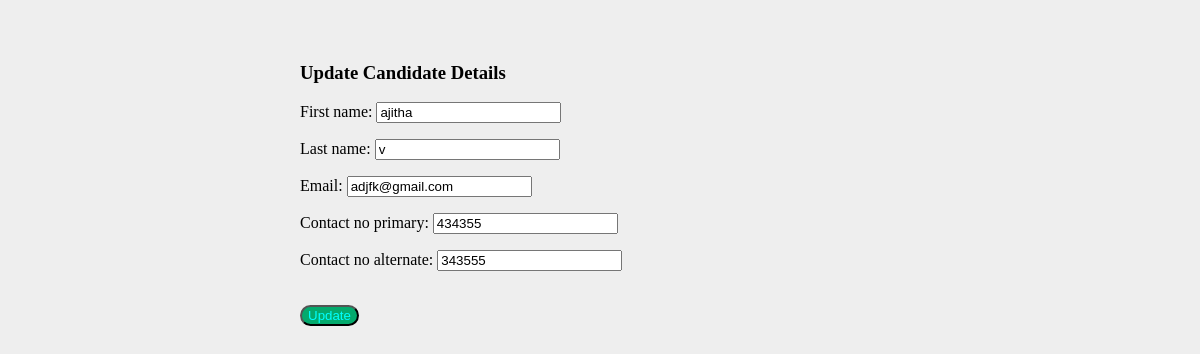
/update/2, run on an earlier commit of the app's database.
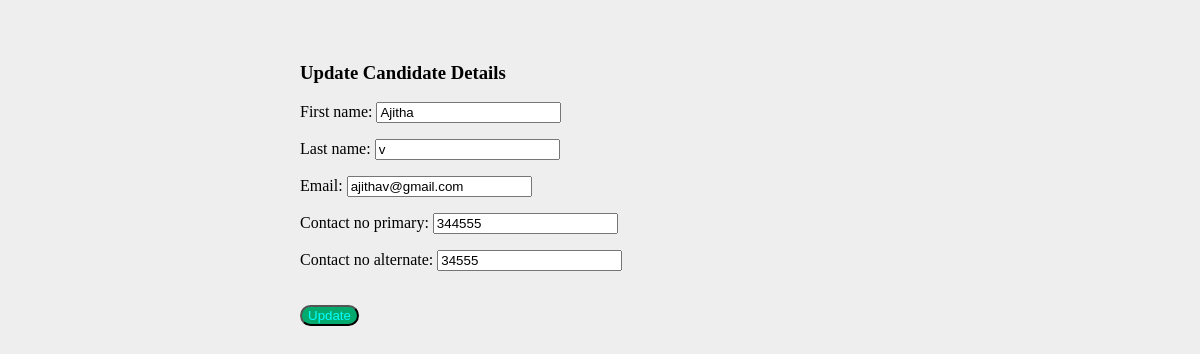
And on a later commit of the database.
### candidateapp/models.py (models this page shows, shortened)
class Candidatedirectory(models.Model):
    first_name = models.CharField(max_length=255)
    last_name = models.CharField(max_length=255)
    email = models.CharField(max_length=50)
    contact_no_primary = models.DecimalField(max_digits=10, decimal_places=0,null=True)
    contact_no_alternate = models.DecimalField(max_digits=10, decimal_places=0, null=True)
    class Meta:
        db_table = "Candidatedirectory"

### candidateapp/views.py (the view)
# urls.py: path('update/<int:id>', views.update),
def update(request, id):
    candidate = Candidatedirectory.objects.get(id=id)
    if request.method == 'POST':
        form = candidateForm(request.POST, instance=candidate)
        if form.is_valid():
            form.save()
            return redirect("/show")
    else:
        form = candidateForm(instance=candidate)
    return render(request, 'edit.html', {'form': form, 'candidate': candidate})

### candidateapp/forms.py
class candidateForm(forms.ModelForm):
    class Meta:
        model = Candidatedirectory
        fields = "__all__"

### candidateapp/templates/edit.html (shortened to what this page needs)
<!DOCTYPE html>
<html lang="en">
<head>
    {% load static %}
    <link rel="stylesheet" href="{% static 'css/style.css' %}">
</head>
<form method="POST" action="/update/{{ candidate.id }}">
    <div>
        <br>
        <p>
            <h3>Update Candidate Details</h3>
        </p>
    </div>
    {{ form.as_p }}
    <div>
        <br>
        <button type="submit">Update</button>
    </div>
</form>

What changed in the data, as far as the page shows it:
changed Candidatedirectory: first_name "ajitha" → "Ajitha"; email "adjfk@gmail.com" → "ajithav@gmail.com"; contact_no_primary "434355" → "344555"; contact_no_alternate "343555" → "34555"
